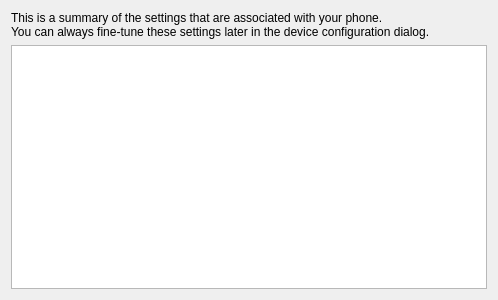
<ui version="4.0" >
 <class>LastPage</class>
 <widget class="QWidget" name="LastPage" >
  <property name="geometry" >
   <rect>
    <x>0</x>
    <y>0</y>
    <width>498</width>
    <height>300</height>
   </rect>
  </property>
  <property name="windowTitle" >
   <string>Form</string>
  </property>
  <layout class="QVBoxLayout" >
   <item>
    <widget class="QLabel" name="label" >
     <property name="text" >
      <string>This is a summary of the settings that are associated with your phone.&lt;br>
You can always fine-tune these settings later in the device configuration dialog.</string>
     </property>
    </widget>
   </item>
   <item>
    <widget class="QTextBrowser" name="summaryTXT" />
   </item>
  </layout>
 </widget>
 <resources/>
 <connections/>
</ui>
